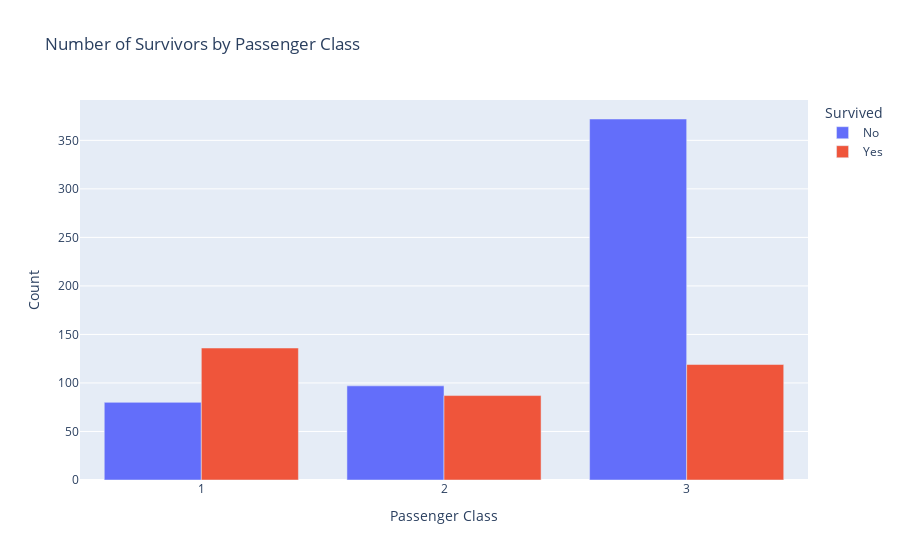
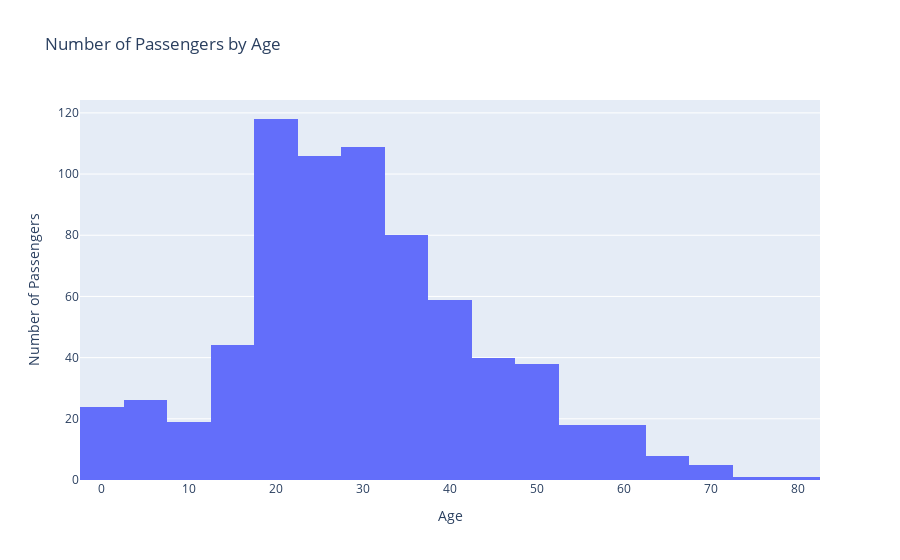

The cell these charts' notebook holds for them, in order:
### Markdown cell above
You can read about the different columns over [here](https://www.kaggle.com/competitions/titanic/data).<br>
Answer the following questions on the topic:

1. Calculate the average age according to the provided data of sex (ignore missing values).
2. Find how many passengers survived and died by each class.
3. Find how many passengers embarked by each port of embarkation (C = Cherbourg, Q = Queenstown, S = Southampton) were in classes 1, 2 and 3
4. Plot a bar graph where on X-axis you have : the different passenger classes (1 , 2 and 3). And on Y-axis would be the number of passengers who survived and died. Plot these bars as groups (grouped data). See `bargraph_example.ipynb` in `Week_8` for example.
5. Create a histogram of the number of people (Y axis) on the titanic by their age (X axis) you will need to clean the data by dropping the rows with missing ages. The choice of number of bins is yours (though i suggest something that avoids making the diagram look either too blocky or too thin).

### Code cell
# 1 - Calculates the average age of passengers by sex.
titanic_df.dropna(subset='Age')
print('See below for average age of passengers by sex:\n', titanic_df.groupby('Sex')['Age'].mean(),'\n')

#2 - Calculates counts of survival and deaths of passengers by class.

# Relabels survival codes to "Yes" or "No."
def relabel_survival(code):
    if code == 1:
        return 'Yes'
    else:
        return 'No'

titanic_df_survival_by_class = titanic_df.copy()
titanic_df_survival_by_class['Survived'] = titanic_df_survival_by_class['Survived'].apply(relabel_survival)
print(
    'See below for counts of survival and deaths of passengers by class:\n', 
    titanic_df_survival_by_class.groupby('Pclass')['Survived'].value_counts().reset_index().sort_values(by='Pclass'),
    '\n')

#3 - Finds how many passengers by class embarked by each port.
titanic_df_pass_by_port = titanic_df.sort_values(by='Pclass').groupby('Embarked')['Pclass'].value_counts()
print(
    'See below for counts of passengers by class by ports of embarkation:\n', 
    titanic_df_pass_by_port.reset_index().sort_values(by='Pclass'),
    '\n')

#4 - Plots a grouped bar graph with numbers of survivors as a function of passenger class.
titanic_df_survival_by_class2 = titanic_df_survival_by_class.copy()
titanic_df_survival_by_class2 = titanic_df_survival_by_class2.groupby(['Pclass','Survived']).size().reset_index(name='Count')

fig1 = px.bar(
    titanic_df_survival_by_class2,
    x = 'Pclass',
    y = 'Count',
    color='Survived',
    title='Number of Survivors by Passenger Class',
    height = 400,
    barmode='group'
)

fig1.update_layout(
    xaxis_title='Passenger Class'
)

fig1.show()

#5 - Plots histogram of number of passengers by age.
titantic_clean_ages = titanic_df.dropna(subset='Age')

fig2 = px.histogram(
    titantic_clean_ages,
    x = 'Age',
    title='Number of Passengers by Age'
)
fig2.update_layout(
    yaxis_title='Number of Passengers'
)
fig2.show()

### Figure 1 — Plotly figure (JSON) as saved in the notebook; plotly's stock layout.template omitted (floating-point values rounded to 4 significant figures)
{"data": [{"alignmentgroup": "True", "hovertemplate": "Survived=No<br>Pclass=%{x}<br>Count=%{y}<extra></extra>", "legendgroup": "No", "marker": {"color": "#636efa", "pattern": {"shape": ""}}, "name": "No", "offsetgroup": "No", "orientation": "v", "showlegend": true, "textposition": "auto", "type": "bar", "x": [1, 2, 3], "xaxis": "x", "y": [80, 97, 372], "yaxis": "y"}, {"alignmentgroup": "True", "hovertemplate": "Survived=Yes<br>Pclass=%{x}<br>Count=%{y}<extra></extra>", "legendgroup": "Yes", "marker": {"color": "#EF553B", "pattern": {"shape": ""}}, "name": "Yes", "offsetgroup": "Yes", "orientation": "v", "showlegend": true, "textposition": "auto", "type": "bar", "x": [1, 2, 3], "xaxis": "x", "y": [136, 87, 119], "yaxis": "y"}], "layout": {"autosize": true, "barmode": "group", "legend": {"title": {"text": "Survived"}, "tracegroupgap": 0}, "title": {"text": "Number of Survivors by Passenger Class"}, "xaxis": {"anchor": "y", "autorange": true, "domain": [0, 1], "range": [0.5, 3.5], "title": {"text": "Passenger Class"}, "type": "linear"}, "yaxis": {"anchor": "x", "autorange": true, "domain": [0, 1], "range": [0, 391.6], "title": {"text": "Count"}, "type": "linear"}}}

### Figure 2 — Plotly figure (JSON) as saved in the notebook; plotly's stock layout.template omitted (floating-point values rounded to 4 significant figures; data arrays with more than 128 entries replaced by an {"elided": "..."} marker saying what was removed)
{"data": [{"alignmentgroup": "True", "bingroup": "x", "hovertemplate": "Age=%{x}<br>count=%{y}<extra></extra>", "legendgroup": "", "marker": {"color": "#636efa", "pattern": {"shape": ""}}, "name": "", "offsetgroup": "", "orientation": "v", "showlegend": false, "type": "histogram", "x": {"elided": "714 float values"}, "xaxis": "x", "yaxis": "y"}], "layout": {"autosize": true, "barmode": "relative", "legend": {"tracegroupgap": 0}, "title": {"text": "Number of Passengers by Age"}, "xaxis": {"anchor": "y", "autorange": true, "domain": [0, 1], "range": [-2.5, 82.5], "title": {"text": "Age"}, "type": "linear"}, "yaxis": {"anchor": "x", "autorange": true, "domain": [0, 1], "range": [0, 124.2], "title": {"text": "Number of Passengers"}}}}
